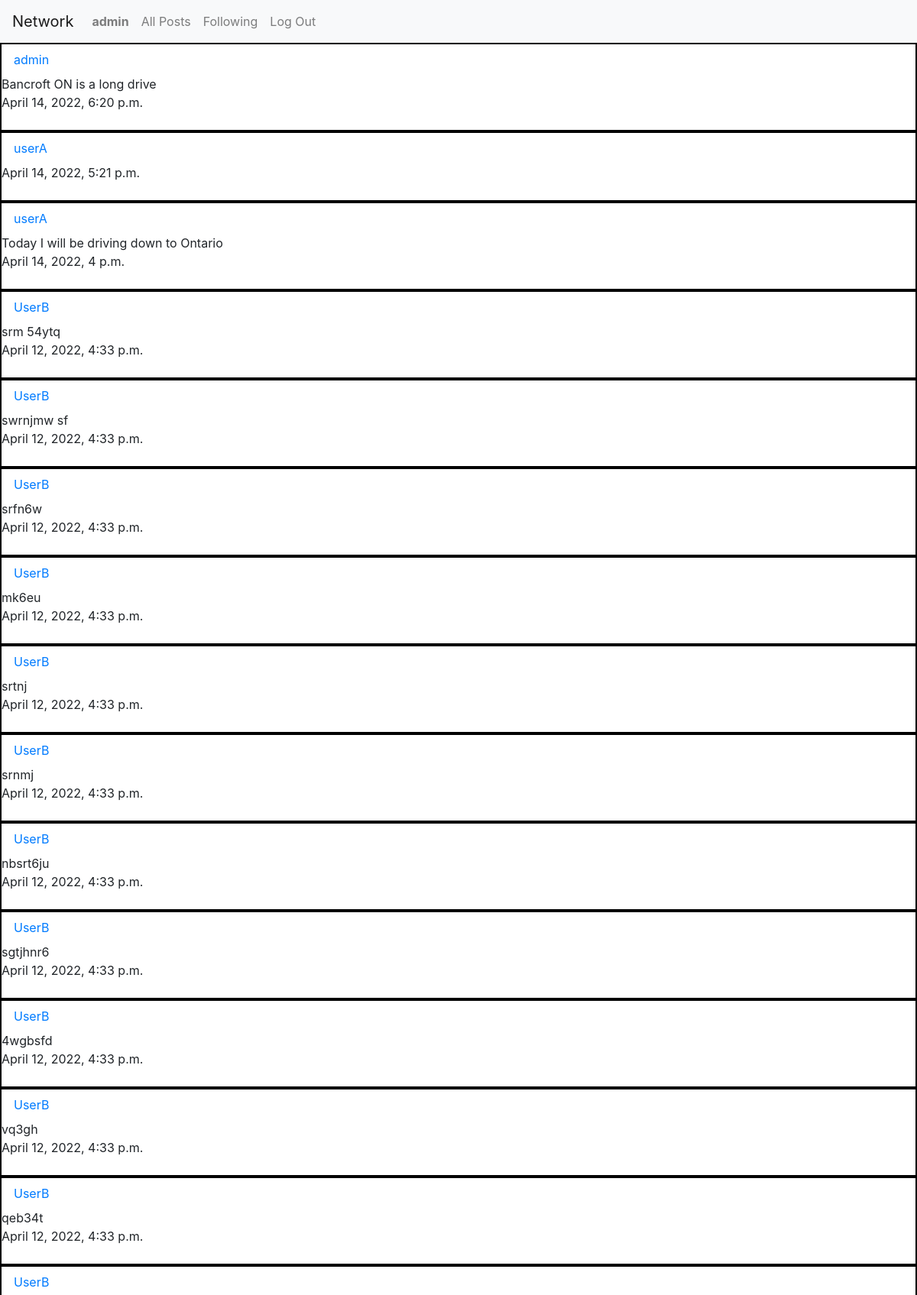
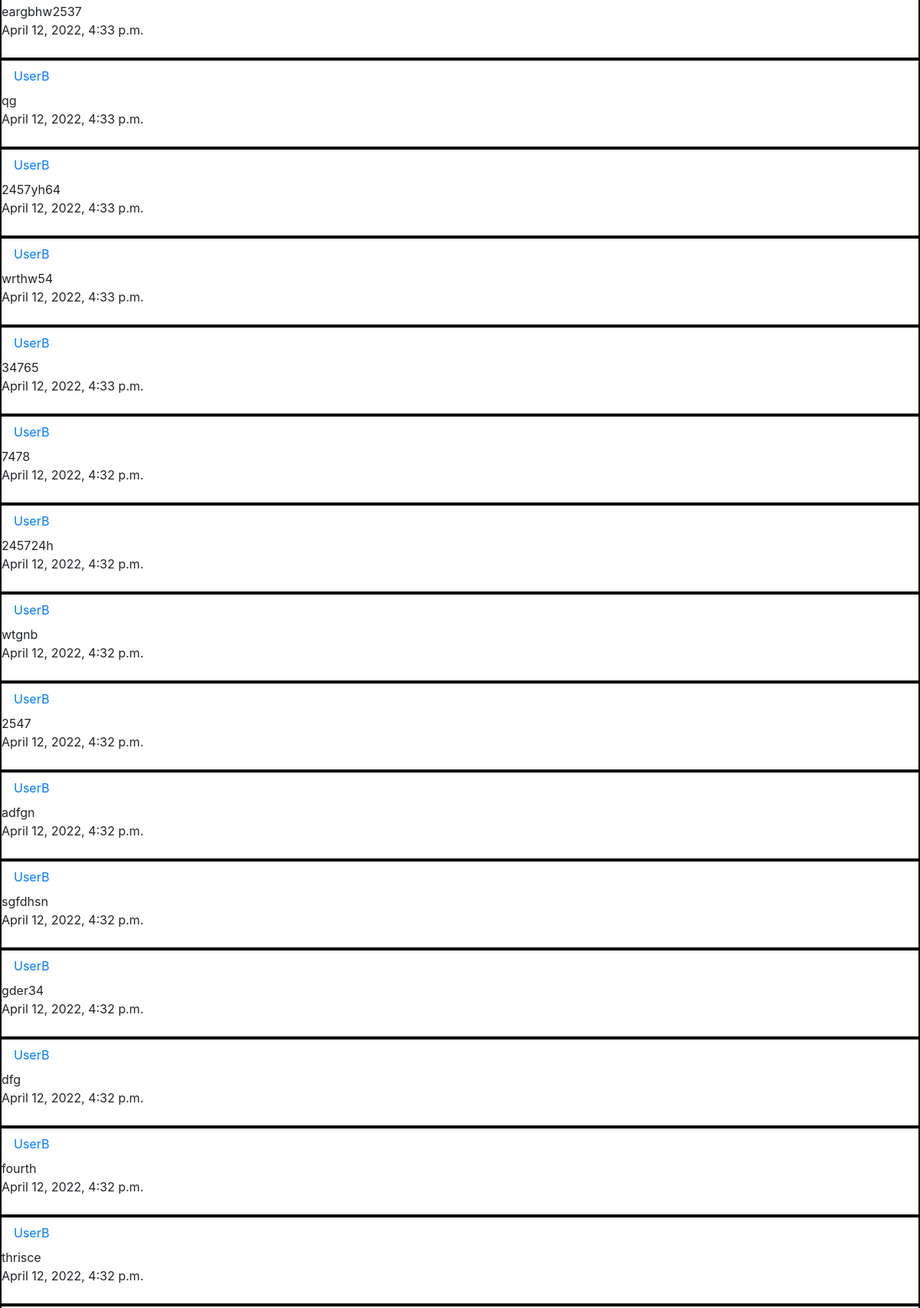
The app's page /all_posts (signed in, upper part) with its own data (2 pictures, top to bottom).
### network/models.py (models this page shows, shortened)
class User(AbstractUser):
    pass

class Post(models.Model):
    user = models.ForeignKey("User", on_delete=models.CASCADE)
    body = models.TextField(blank=True)
    date = models.DateTimeField(auto_now_add=True)

### network/views.py (the view)
# urls.py: path("all_posts", views.all_posts, name="all-posts"),
def all_posts(request):
    all_posts = Post.objects.all().order_by("-date")
    return render(request, "network/all_posts.html", {"all_posts": all_posts, "current_user": request.user} )

### network/templates/network/all_posts.html
{% extends "network/layout.html" %}
{% block body %}
    {% for post in all_posts%}
    <div style ="border: solid black 2px;">
    <div><a class="nav-link" href="{% url 'profile' post.user %}">{{post.user}}</a></div>
    <div>{{post.body}}</div>
    <div>{{post.date}}</div><br>
    </div>
    {% endfor %}
{% endblock %}

### network/templates/network/layout.html (shortened to what this page needs)
{% load static %}
<!DOCTYPE html>
<html lang="en">
    <head>
        <link rel="stylesheet" href="https://stackpath.bootstrapcdn.com/bootstrap/4.4.1/css/bootstrap.min.css">
        <link href="{% static 'network/styles.css' %}" rel="stylesheet">
    </head>
    <body>
        <nav class="navbar navbar-expand-lg navbar-light bg-light">
            <a class="navbar-brand" href="{% url 'index' %}">Network</a>
            <div>
              <ul class="navbar-nav mr-auto">
                {% if user.is_authenticated %}
                    <li class="nav-item">
                        <a class="nav-link" href="{% url 'profile' current_user.username %}"><strong>{{ current_user.username }}</strong></a>
                    </li>
                {% endif %}
                <li class="nav-item">
                  <a class="nav-link" href="{% url 'all-posts' %}">All Posts</a>
                </li>
                {% if user.is_authenticated %}
                    <li class="nav-item">
                        <a class="nav-link" href="#">Following</a>
                    </li>
                    <li class="nav-item">
                        <a class="nav-link" href="{% url 'logout' %}">Log Out</a>
                    </li>
                {% endif %}
              </ul>
            </div>
          </nav>
        <div class="body">
            {% block body %}
            {% endblock %}
        </div>
    </body>
</html>

### records on screen
User: username "admin"
Post: user "admin", body "Bancroft ON is a long drive", date "April 14, 2022, 6:20 p.m."
Post: user "userA", date "April 14, 2022, 5:21 p.m."
Post: user "userA", body "Today I will be driving down to Ontario", date "April 14, 2022, 4 p.m."
Post: user "UserB", body "srm 54ytq", date "April 12, 2022, 4:33 p.m."
Post: user "UserB", body "swrnjmw sf", date "April 12, 2022, 4:33 p.m."
Post: user "UserB", body "srfn6w", date "April 12, 2022, 4:33 p.m."
Post: user "UserB", body "mk6eu", date "April 12, 2022, 4:33 p.m."
Post: user "UserB", body "srtnj", date "April 12, 2022, 4:33 p.m."
Post: user "UserB", body "srnmj", date "April 12, 2022, 4:33 p.m."
Post: user "UserB", body "nbsrt6ju", date "April 12, 2022, 4:33 p.m."
Post: user "UserB", body "sgtjhnr6", date "April 12, 2022, 4:33 p.m."
Post: user "UserB", body "4wgbsfd", date "April 12, 2022, 4:33 p.m."
Post: user "UserB", body "vq3gh", date "April 12, 2022, 4:33 p.m."
Post: user "UserB", body "qeb34t", date "April 12, 2022, 4:33 p.m."
Post: user "UserB", body "eargbhw2537", date "April 12, 2022, 4:33 p.m."
Post: user "UserB", body "qg", date "April 12, 2022, 4:33 p.m."
Post: user "UserB", body "2457yh64", date "April 12, 2022, 4:33 p.m."
Post: user "UserB", body "wrthw54", date "April 12, 2022, 4:33 p.m."
Post: user "UserB", body "34765", date "April 12, 2022, 4:33 p.m."
Post: user "UserB", body "7478", date "April 12, 2022, 4:32 p.m."
Post: user "UserB", body "245724h", date "April 12, 2022, 4:32 p.m."
Post: user "UserB", body "wtgnb", date "April 12, 2022, 4:32 p.m."
Post: user "UserB", body "2547", date "April 12, 2022, 4:32 p.m."
Post: user "UserB", body "adfgn", date "April 12, 2022, 4:32 p.m."
Post: user "UserB", body "sgfdhsn", date "April 12, 2022, 4:32 p.m."
Post: user "UserB", body "gder34", date "April 12, 2022, 4:32 p.m."
Post: user "UserB", body "dfg", date "April 12, 2022, 4:32 p.m."
Post: user "UserB", body "fourth", date "April 12, 2022, 4:32 p.m."
Post: user "UserB", body "thrisce", date "April 12, 2022, 4:32 p.m."
